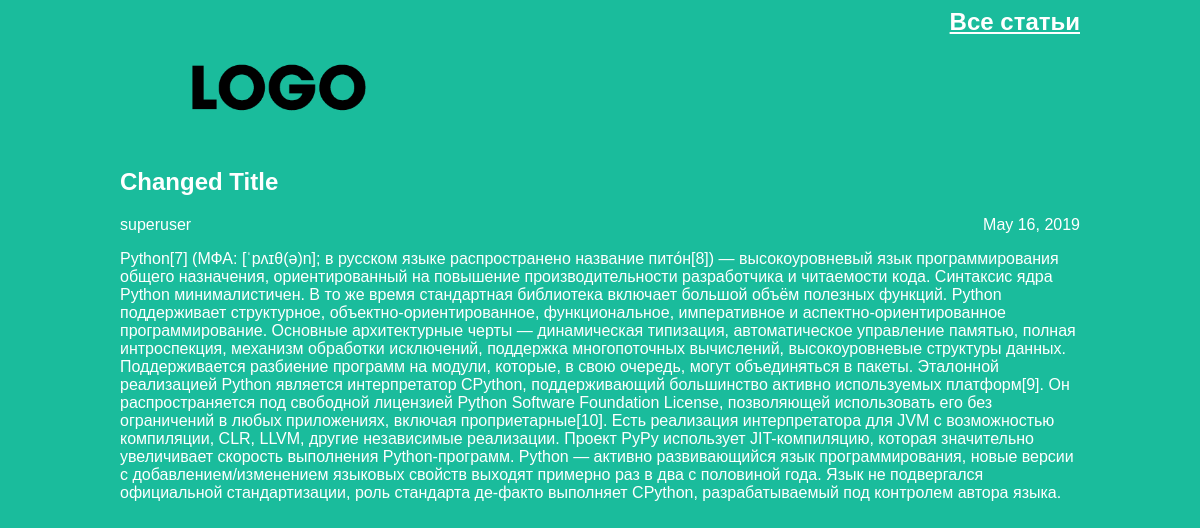
The app's page /article/2 with its own data.
### articles/models.py (models this page shows, shortened)
class Article(models.Model):
    title = models.CharField(max_length=200)
    author = models.ForeignKey(User, on_delete=models.PROTECT)
    text = models.TextField()
    created_date = models.DateField(auto_now_add=True)

### articles/views.py (the view)
def get_article(request, article_id):
    try:
        post = Article.objects.get(id=article_id)
        return render(request, 'article.html', {"post": post})
    except Article.DoesNotExist:
        raise Http404

### articles/templates/article.html (shortened to what this page needs)
<html>
    <head>
        <link rel="stylesheet" href="{{ STATIC_URL }}/static/css/article.css">
    </head>
    <body class="article">
        <div class="header">
            <img src="{{ STATIC_URL }}/static/img/dpb-logo.png" />
        </div>
        <h2 class="all-articles"><a href="/">Все статьи</a></h2>
        <div class="article">
            <div class="one-post">
                <h2 class="post-title">{{ post.title }}</h2>
                <div class="article-info">
                    <div class="article-author">{{ post.author.username }}</div>
                    <div class="article-created-date">{{ post.created_date }}</div>
                </div>
                <p class="article-text">{{ post.text }}</p>
            </div>
        </div>
    </body>
</html>

### articles/static/css/article.css (style rules this page uses)
body { background: #1abc9c; font-family: Tahoma, Arial, sans-serif; color: #ffffff; }
.header img { display: block; width: 318px; margin-left: auto; margin-right: auto; }
.article { width: 960px; margin-left: auto; margin-right: auto; }
.article-author { width: 50%; float: left; }
.article-created-date { text-align: right; }
.all-articles a { color: #ffffff; }
.all-articles { text-align: right; height: 140; }
.article .header img { float: left; }

### records on screen
Article: title "Changed Title", author.username "superuser", created_date "May 16, 2019", text "Python[7] (МФА: [ˈpʌɪθ(ə)n]; в русском языке распространено название пито́н[8]) — высокоуровневый язык программирования общего назначения, ориентированный на повышение производительности разработчика и читаемости кода. Синтаксис ядра Python минималистичен. В то же время стандартная библиотека включает большой объём полезных функций. Python поддерживает структурное, объектно-ориентированное, функциональное, императивное и аспектно-ориентированное программирование. Основные архитектурные черты — динамическая типизация, автоматическое управление памятью, полная интроспекция, механизм обработки исключений, поддержка многопоточных вычислений, высокоуровневые структуры данных. Поддерживается…"
